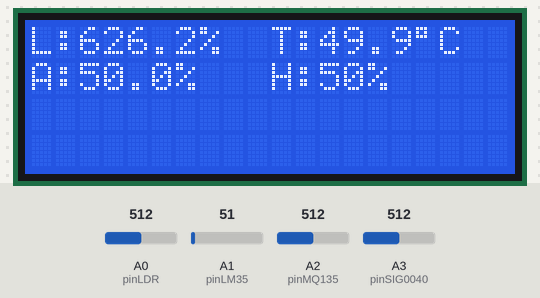
Bench run of a sketch on a simulated Arduino Uno, built with avr-gcc and run on an emulated ATmega328P. On the bench: 20×4 character LCD. The test bench sets the inputs (shaded band); at power-on: A1 (pinLM35) = 51, A0 (pinLDR) = 512, A2 (pinMQ135) = 512, A3 (pinSIG0040) = 512. What the sketch prints to the serial monitor is not drawn.

Above: at 1.2 s.
1.3 s: A1 (pinLM35) set to 61
At 2.4 s:
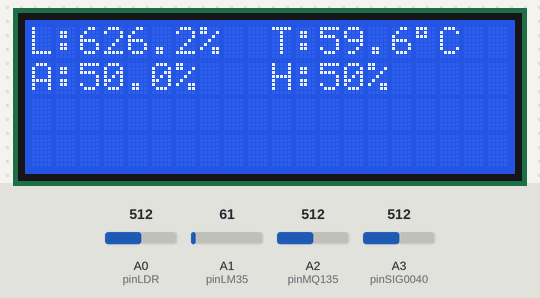
3.0 s: A0 (pinLDR) set to 716
At 4.3 s:
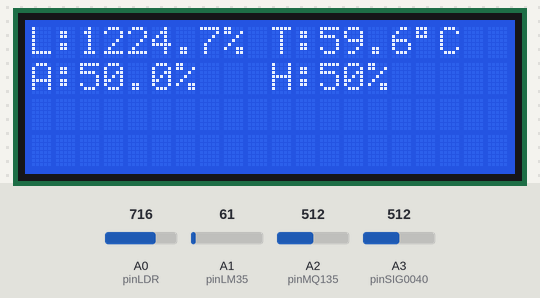
4.7 s: A2 (pinMQ135) set to 716
6.4 s: A3 (pinSIG0040) set to 716
8.1 s: A1 (pinLM35) set to 71
At 9.5 s:
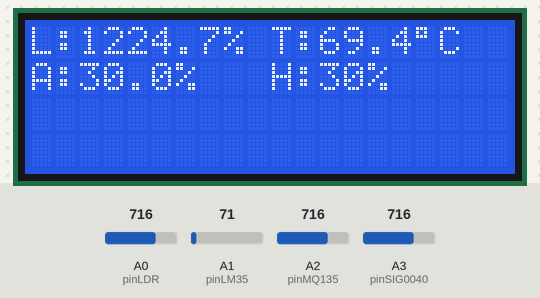
9.8 s: A0 (pinLDR) set to 992
At 10.5 s:
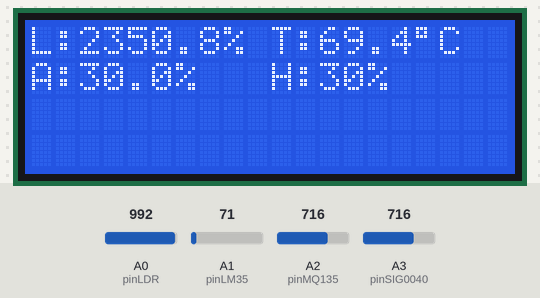
Timing chart, 0 to 12.4 s (numbered marks = the images above; inputs shaded):
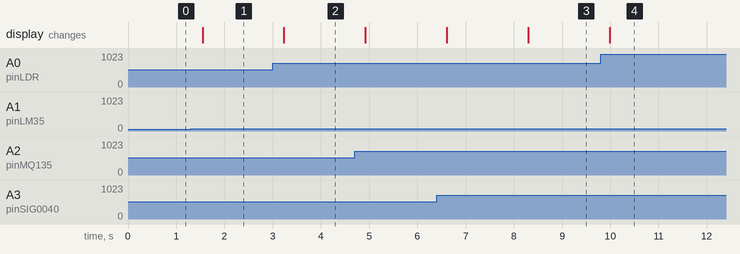

The sketch:

automatizacionCultivos.ino
```cpp
#include <Wire.h>
#include <LiquidCrystal_I2C.h>

#define pinLDR A0
#define pinLM35 A1
#define pinMQ135 A2
#define pinSIG0040 A3

float luz;
float temperatura;
float aire;
float humedad;
float factorBP = 100.0 / 1023.0; // Factor de Conversión de bits a porcentaje
float factorBT = 5.0*200.0 / 1023.0; // Factor de Conversión de bits a °C

//Crear el objeto LCD dirección 0x3F y 16 columnas x 2 filas
LiquidCrystal_I2C lcd(0x27, 20, 4);  //

void setup(){

  Serial.begin(9600);
  pinMode(pinLDR, INPUT);
  pinMode(pinLM35, INPUT);
  pinMode(pinMQ135, INPUT);
  pinMode(pinSIG0040, INPUT);

  Serial.print("Fotoresistor");
  Serial.print(" ");
  Serial.println("Temperatura");
  Serial.print(" ");
  Serial.println("Aire");
  Serial.print(" ");
  Serial.println("Humedad");
  Serial.print(" ");

  // Inicializar el LCD
  lcd.init();

  // Encender la luz de fondo.
  lcd.backlight();
}

void loop(){
  //Definen variables de los sensores
  luz = pow(analogRead(pinLDR)*5.0/1023.0, 2)/0.01;
  temperatura = analogRead(pinLM35)*factorBT;
  aire = 100 - analogRead(pinMQ135)*factorBP;
  humedad = 100 - analogRead(pinSIG0040)*factorBP;

  Serial.print(luz);
  Serial.print(" ");
  Serial.println(temperatura);
  Serial.print(" ");
  Serial.print(aire);
  Serial.print(" ");
  Serial.print(humedad);
  Serial.print(" ");

  // Cursor en la primera posición de la primera fila
  lcd.setCursor(0,0);
  lcd.print("L:");
  lcd.print(luz, 1);//1 decimal
  lcd.print("%   ");

  // Cursor en la 11° posición de la primera fila
  lcd.setCursor(10,0);
  lcd.print("T:");
  lcd.print(temperatura,1);//1 decimal
  lcd.print((char)223);
  lcd.print("C");

  // Cursor en la primera posición de la 2° fila
  lcd.setCursor(0,1);
  lcd.print("A:");
  lcd.print(aire,1); //1 decimal
  lcd.print("%   "); //

  // Cursor en la 11° posición de la 2° fila
  lcd.setCursor(10,1);
  lcd.print("H:");
  lcd.print(humedad,0);
  lcd.print("%   ");

  delay(200);
}
```

Measured:
- after the input at 1.3 s, the display: changes after 0.25 s (image 1)
- after the input at 3.0 s, the display: changes after 0.23 s (image 2)
- after the input at 8.1 s, the display: changes after 0.20 s (image 3)
- after the input at 9.8 s, the display: changes after 0.19 s (image 4)
